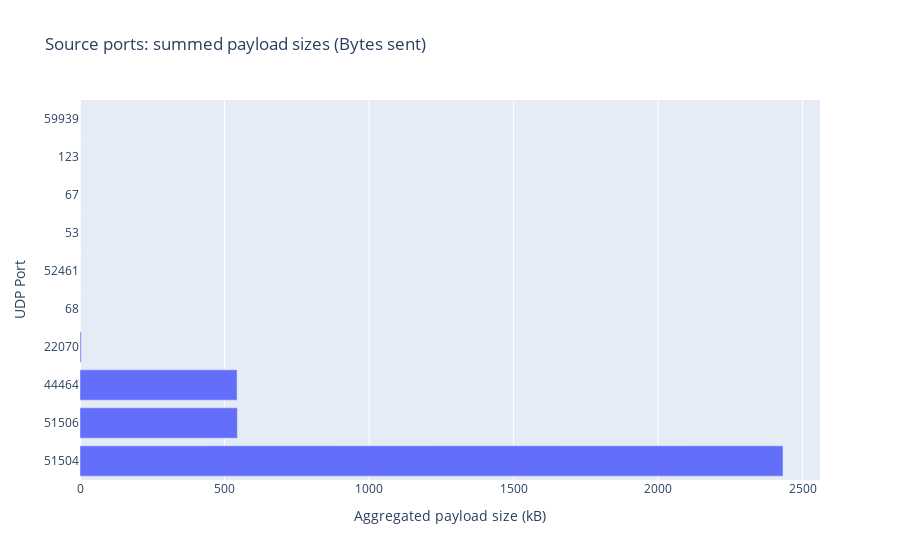

The cell this chart's notebook holds for it:
### Code cell
fig = px.bar(
  source_ports, 
  x="size", 
  y="UDP_sport", 
  # log_x=True,
  # color="size", 
  template="plotly", 
  title="Source ports: summed payload sizes (Bytes sent)",
  orientation='h',
  labels={
          "UDP_sport": "UDP Port",
          "size": "Aggregated payload size (kB)",
        },
  )
fig.show()

### Figure 1 — Plotly figure (JSON) as saved in the notebook; plotly's stock layout.template omitted (floating-point values rounded to 4 significant figures)
{"data": [{"alignmentgroup": "True", "hovertemplate": "Aggregated payload size (kB)=%{x}<br>UDP Port=%{y}<extra></extra>", "legendgroup": "", "marker": {"color": "#636efa", "pattern": {"shape": ""}}, "name": "", "offsetgroup": "", "orientation": "h", "showlegend": false, "textposition": "auto", "type": "bar", "x": [2432.0, 544.4, 543.4, 4.035, 0.01074, 0.005859, 0.005859, 0.005859, 0.0009766, 0.0009766], "xaxis": "x", "y": ["51504", "51506", "44464", "22070", "68", "52461", "53", "67", "123", "59939"], "yaxis": "y"}], "layout": {"barmode": "relative", "legend": {"tracegroupgap": 0}, "title": {"text": "Source ports: summed payload sizes (Bytes sent)"}, "xaxis": {"anchor": "y", "domain": [0, 1], "title": {"text": "Aggregated payload size (kB)"}}, "yaxis": {"anchor": "x", "domain": [0, 1], "title": {"text": "UDP Port"}}}}
